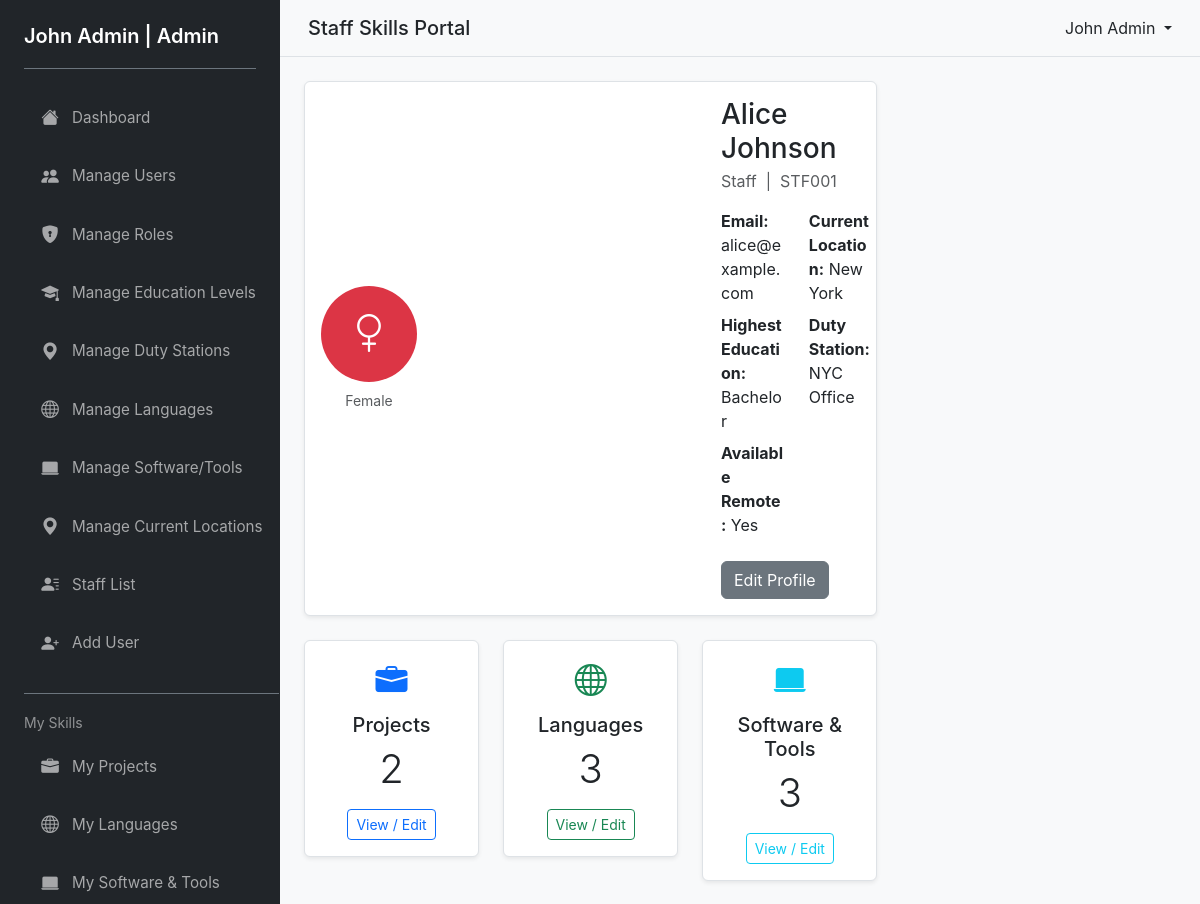
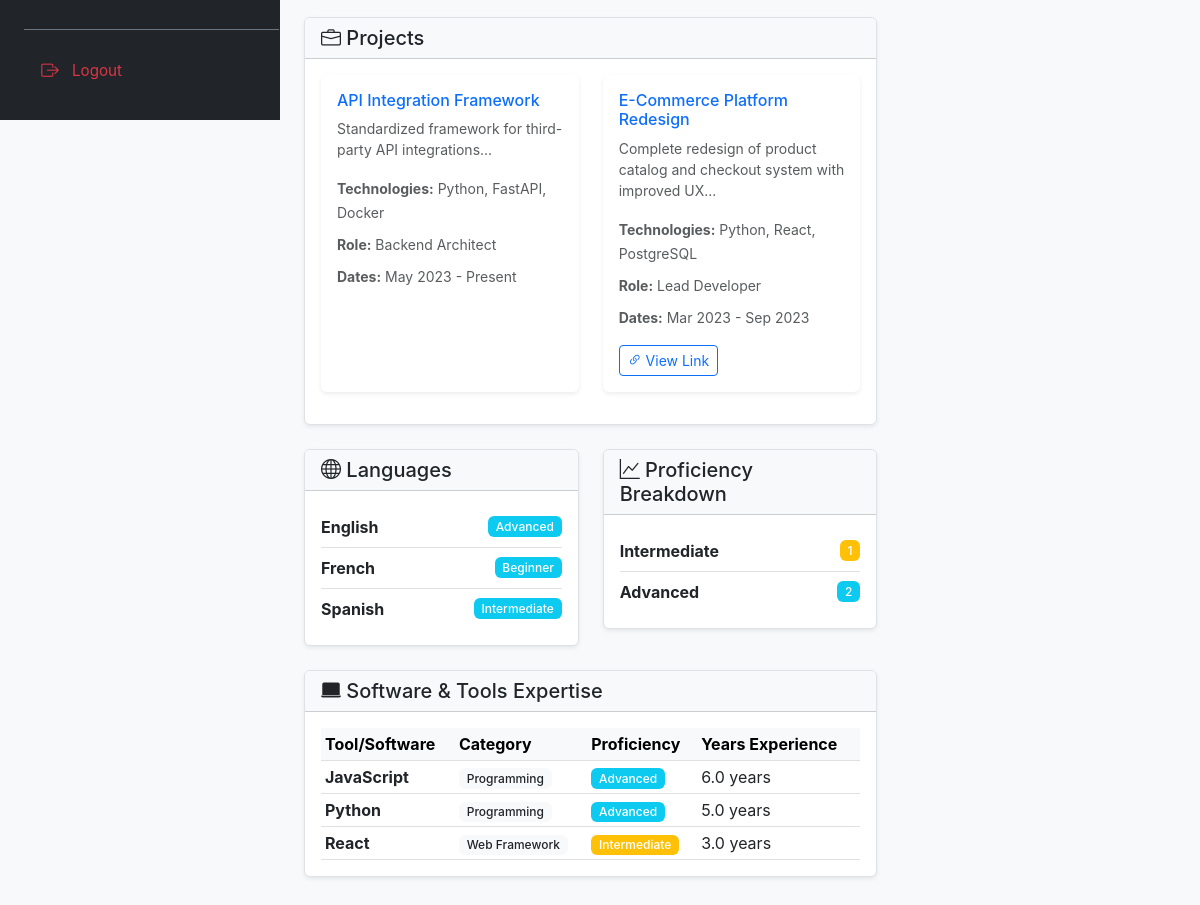
The page /pages/profile.php?id=3 (signed in) on the database its author committed (2 pictures, top to bottom).
### tables this page shows
CREATE TABLE IF NOT EXISTS users (
  id INT AUTO_INCREMENT PRIMARY KEY,
  index_number VARCHAR(50) NOT NULL UNIQUE,
  full_names VARCHAR(150) NOT NULL,
  email VARCHAR(120) NOT NULL UNIQUE,
  password VARCHAR(255) NOT NULL,
  role_id INT NOT NULL,
  gender VARCHAR(20),
  current_location VARCHAR(120),
  highest_education VARCHAR(120),
  duty_station VARCHAR(120),
  availability_remote TINYINT(1) DEFAULT 0,
  created_at TIMESTAMP DEFAULT CURRENT_TIMESTAMP,
  FOREIGN KEY (role_id) REFERENCES roles(id) ON DELETE RESTRICT
);

CREATE TABLE IF NOT EXISTS roles (
  id INT AUTO_INCREMENT PRIMARY KEY,
  name VARCHAR(50) NOT NULL UNIQUE,
  description VARCHAR(255),
  created_at TIMESTAMP DEFAULT CURRENT_TIMESTAMP
);

CREATE TABLE IF NOT EXISTS projects (
  id INT AUTO_INCREMENT PRIMARY KEY,
  user_id INT NOT NULL,
  project_name VARCHAR(200) NOT NULL,
  description TEXT,
  technologies_used TEXT,
  start_date DATE,
  end_date DATE,
  role_responsibilities TEXT,
  project_link VARCHAR(255),
  created_at TIMESTAMP DEFAULT CURRENT_TIMESTAMP,
  FOREIGN KEY (user_id) REFERENCES users(id) ON DELETE CASCADE
);

CREATE TABLE IF NOT EXISTS user_languages (
  id INT AUTO_INCREMENT PRIMARY KEY,
  user_id INT NOT NULL,
  language_id INT NOT NULL,
  proficiency VARCHAR(50) NOT NULL DEFAULT 'Intermediate',
  created_at TIMESTAMP DEFAULT CURRENT_TIMESTAMP,
  UNIQUE KEY unique_user_language (user_id, language_id),
  FOREIGN KEY (user_id) REFERENCES users(id) ON DELETE CASCADE,
  FOREIGN KEY (language_id) REFERENCES languages(id) ON DELETE CASCADE
);

CREATE TABLE IF NOT EXISTS languages (
  id INT AUTO_INCREMENT PRIMARY KEY,
  name VARCHAR(100) NOT NULL UNIQUE,
  created_at TIMESTAMP DEFAULT CURRENT_TIMESTAMP
);

CREATE TABLE IF NOT EXISTS user_software_expertise (
  id INT AUTO_INCREMENT PRIMARY KEY,
  user_id INT NOT NULL,
  software_expertise_id INT NOT NULL,
  proficiency VARCHAR(50) NOT NULL DEFAULT 'Intermediate',
  years_experience DECIMAL(3,1),
  created_at TIMESTAMP DEFAULT CURRENT_TIMESTAMP,
  UNIQUE KEY unique_user_software (user_id, software_expertise_id),
  FOREIGN KEY (user_id) REFERENCES users(id) ON DELETE CASCADE,
  FOREIGN KEY (software_expertise_id) REFERENCES software_expertise(id) ON DELETE CASCADE
);

CREATE TABLE IF NOT EXISTS software_expertise (
  id INT AUTO_INCREMENT PRIMARY KEY,
  name VARCHAR(120) NOT NULL UNIQUE,
  category VARCHAR(100),
  created_at TIMESTAMP DEFAULT CURRENT_TIMESTAMP
);

### pages/profile.php (the view, shortened to what the rows shown need)
<?php
$pdo = getPDO();
$id = isset($_GET['id']) ? (int)$_GET['id'] : ($_SESSION['user']['id'] ?? 0);
$stmt = $pdo->prepare('SELECT u.*, r.name as role_name FROM users u JOIN roles r ON u.role_id = r.id WHERE u.id = ? LIMIT 1');
$stmt->execute([$id]);
$user = $stmt->fetch();
$stmt = $pdo->prepare('SELECT id, project_name, description, technologies_used, start_date, end_date, role_responsibilities, project_link FROM projects WHERE user_id = ? ORDER BY start_date DESC');
$stmt->execute([$id]);
$projects = $stmt->fetchAll();
$stmt = $pdo->prepare('SELECT ul.id, l.name, ul.proficiency FROM user_languages ul JOIN languages l ON ul.language_id = l.id WHERE ul.user_id = ? ORDER BY l.name ASC');
$stmt->execute([$id]);
$languages = $stmt->fetchAll();
$stmt = $pdo->prepare('SELECT usp.id, se.name, se.category, usp.proficiency, usp.years_experience FROM user_software_expertise usp JOIN software_expertise se ON usp.software_expertise_id = se.id WHERE usp.user_id = ? ORDER BY se.category ASC, se.name ASC');
$stmt->execute([$id]);
$software = $stmt->fetchAll();
require_once __DIR__ . '/../includes/header.php';
?>
<div class="row">
    <div class="col-md-8">
        <div class="card mb-4">
            <div class="card-body d-flex gap-4 align-items-center">
                <div class="profile-avatar text-center">
                    <?php
                        $gender = strtolower(trim($user['gender'] ?? ''));
                        if ($gender === 'male') {
                            $icon = 'bi-gender-male';
                            $bg = 'bg-primary';
                        } elseif ($gender === 'female') {
                            $icon = 'bi-gender-female';
                            $bg = 'bg-danger';
                        } else {
                            $icon = 'bi-person-circle';
                            $bg = 'bg-secondary';
                        }
                    ?>
                    <div class="rounded-circle d-inline-flex justify-content-center align-items-center <?php echo $bg; ?> text-white" style="width:96px;height:96px;font-size:38px;">
                        <i class="bi <?php echo $icon; ?>" style="font-size:38px;"></i>
                    </div>
                    <div class="mt-2 text-muted small"><?php echo htmlspecialchars(ucfirst($gender ?: 'Unknown')); ?></div>
                </div>
                <div class="flex-grow-1">
                    <h3 class="mb-1"><?php echo htmlspecialchars($user['full_names']); ?></h3>
                    <div class="text-muted mb-3"><?php echo htmlspecialchars($user['role_name']); ?> &nbsp;|&nbsp; <?php echo htmlspecialchars($user['index_number']); ?></div>
                    <div class="row">
                        <div class="col-sm-6 mb-2"><strong>Email:</strong> <?php echo htmlspecialchars($user['email']); ?></div>
                        <div class="col-sm-6 mb-2"><strong>Current Location:</strong> <?php echo htmlspecialchars($user['current_location']); ?></div>
                        <div class="col-sm-6 mb-2"><strong>Highest Education:</strong> <?php echo htmlspecialchars($user['highest_education']); ?></div>
                        <div class="col-sm-6 mb-2"><strong>Duty Station:</strong> <?php echo htmlspecialchars($user['duty_station']); ?></div>
                        <div class="col-sm-6 mb-2"><strong>Available Remote:</strong> <?php echo $user['availability_remote'] ? 'Yes' : 'No'; ?></div>
                    </div>
                    <?php if ($_SESSION['user']['role_name'] === 'Admin' || $_SESSION['user']['role_name'] === 'HR' || $_SESSION['user']['id'] == $user['id']): ?>
                        <a class="btn btn-secondary mt-3" href="<?php echo BASE_URL; ?>/pages/edit_user.php?id=<?php echo $user['id']; ?>">Edit Profile</a>
                    <?php endif; ?>
                </div>
            </div>
        </div>
        <?php if (count($projects) > 0): ?>
        <div class="card mb-4 mt-4">
            <div class="card-body">
                <div class="row">
                    <?php foreach ($projects as $idx => $proj): ?>
                        <div class="col-md-6 mb-3 <?php echo $idx >= 6 ? 'list-item-hidden' : ''; ?>" data-list-id="projects-list">
                            <div class="card h-100 shadow-sm border-0">
                                <div class="card-body">
                                    <h6 class="card-title text-primary"><?php echo htmlspecialchars($proj['project_name']); ?></h6>
                                    <p class="card-text small text-muted"><?php echo htmlspecialchars(substr($proj['description'] ?? '', 0, 100)); ?>...</p>
                                    <div class="mb-2">
                                        <small class="text-muted">
                                            <strong>Technologies:</strong> <?php echo htmlspecialchars(substr($proj['technologies_used'] ?? '', 0, 50)); ?>
                                        </small>
                                    </div>
                                    <div class="mb-2">
                                        <small class="text-muted">
                                            <strong>Role:</strong> <?php echo htmlspecialchars($proj['role_responsibilities'] ?? 'N/A'); ?>
                                        </small>
                                    </div>
                                    <div class="mb-3">
                                        <small class="text-muted">
                                            <strong>Dates:</strong>
                                            <?php
                                            $start = $proj['start_date'] ? date('M Y', strtotime($proj['start_date'])) : 'N/A';
                                            $end = $proj['end_date'] ? date('M Y', strtotime($proj['end_date'])) : 'Present';
                                            echo $start . ' - ' . $end;
                                            ?>
                                        </small>
                                    </div>
                                    <?php if ($proj['project_link']): ?>
                                        <a href="<?php echo htmlspecialchars($proj['project_link']); ?>" target="_blank" class="btn btn-sm btn-outline-primary">
                                            <i class="bi bi-link-45deg"></i> View Link
                                        </a>
                                    <?php endif; ?>
                                </div>
                            </div>
                        </div>
                    <?php endforeach; ?>
                </div>
            </div>
        </div>
        <?php endif; ?>
        <?php if (count($languages) > 0): ?>
        <div class="row mb-4">
            <div class="col-md-6">
                <div class="card">
                    <div class="card-body">
                        <div class="list-group list-group-flush">
                            <?php foreach ($languages as $idx => $lang): ?>
                                <div class="list-group-item px-0 py-2 d-flex justify-content-between align-items-center <?php echo $idx >= 6 ? 'list-item-hidden' : ''; ?>" data-list-id="profile-languages-list">
                                    <strong><?php echo htmlspecialchars($lang['name']); ?></strong>
                                    <span class="badge bg-info"><?php echo htmlspecialchars($lang['proficiency']); ?></span>
                                </div>
                            <?php endforeach; ?>
                        </div>
                    </div>
                </div>
            </div>
        </div>
        <?php endif; ?>
        <?php if (count($software) > 0): ?>
        <div class="card mb-4">
            <div class="card-body">
                <div class="table-responsive">
                    <table class="table table-sm table-hover mb-0">
                        <thead class="table-light">
                            <tr>
                                <th>Tool/Software</th>
                                <th>Category</th>
                                <th>Proficiency</th>
                                <th>Years Experience</th>
                            </tr>
                        </thead>
                        <tbody>
                            <?php foreach ($software as $idx => $soft): ?>
                                <tr class="<?php echo $idx >= 6 ? 'list-item-hidden' : ''; ?>" data-list-id="profile-software-list">
                                    <td><strong><?php echo htmlspecialchars($soft['name']); ?></strong></td>
                                    <td><span class="badge bg-light text-dark"><?php echo htmlspecialchars($soft['category'] ?? 'General'); ?></span></td>
                                    <td>
                                        <?php
                                        $proficiencies = [
                                            'Beginner' => 'danger',
                                            'Intermediate' => 'warning',
                                            'Advanced' => 'info',
                                            'Expert' => 'success'
                                        ];
                                        $color = $proficiencies[$soft['proficiency']] ?? 'secondary';
                                        ?>
                                        <span class="badge bg-<?php echo $color; ?>"><?php echo htmlspecialchars($soft['proficiency']); ?></span>
                                    </td>
                                    <td><?php echo $soft['years_experience'] ? htmlspecialchars($soft['years_experience']) . ' years' : '—'; ?></td>
                                </tr>
                            <?php endforeach; ?>
                        </tbody>
                    </table>
                </div>
            </div>
        </div>
        <?php endif; ?>
    </div>
</div>
<?php require_once __DIR__ . '/../includes/footer.php'; ?>

### rows shown on the page
users: gender "Female", full_names "Alice Johnson", role.name "Staff", index_number "STF001", email "alice@example.com", current_location "New York", highest_education "Bachelor", duty_station "NYC Office"
projects: project_name "API Integration Framework", description "Standardized framework for third-party API integrations", technologies_used "Python, FastAPI, Docker", role_responsibilities "Backend Architect", start_date "May 2023", end_date "Present"
projects: project_name "E-Commerce Platform Redesign", description "Complete redesign of product catalog and checkout system with improved UX", technologies_used "Python, React, PostgreSQL", role_responsibilities "Lead Developer", start_date "Mar 2023", end_date "Sep 2023"
user_languages: language.name "English", proficiency "Advanced"
user_languages: language.name "French", proficiency "Beginner"
user_languages: language.name "Spanish", proficiency "Intermediate"
user_software_expertise: software_expertise.name "JavaScript", software_expertise.category "Programming", proficiency "Advanced", years_experience "6.0"
user_software_expertise: software_expertise.name "Python", software_expertise.category "Programming", proficiency "Advanced", years_experience "5.0"
user_software_expertise: software_expertise.name "React", software_expertise.category "Web Framework", proficiency "Intermediate", years_experience "3.0"

### other values the page prints
$_SESSION['user']['full_names'] "John Admin"
$_SESSION['user']['role_name'] "Admin"
$projCount "2"
$langCount "3"
$softCount "3"
$level "Intermediate"
$count "1"
$level "Advanced"
$count "2"
